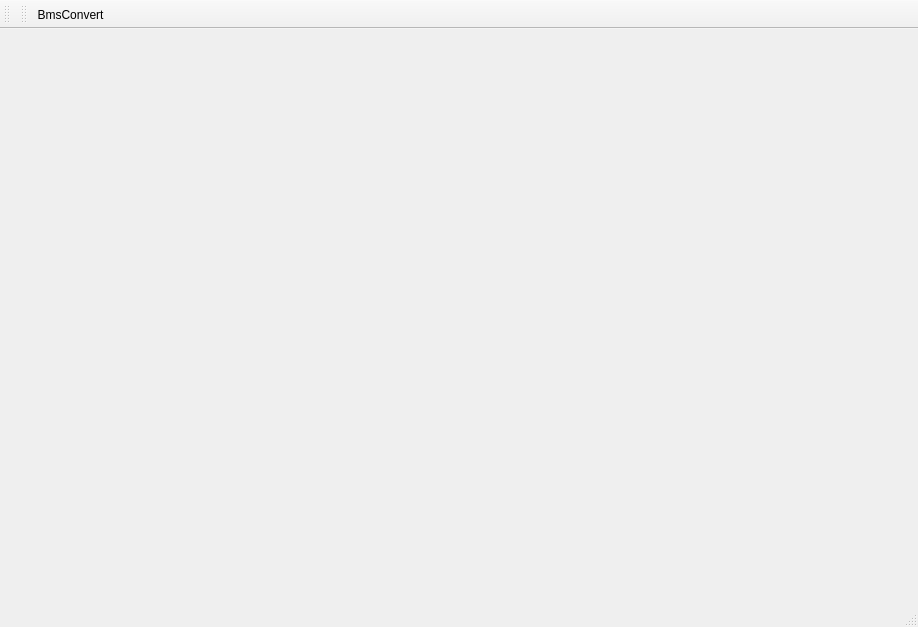
<?xml version="1.0" encoding="UTF-8"?>
<ui version="4.0">
 <class>MainWindow</class>
 <widget class="QMainWindow" name="MainWindow">
  <property name="geometry">
   <rect>
    <x>0</x>
    <y>0</y>
    <width>918</width>
    <height>627</height>
   </rect>
  </property>
  <property name="windowTitle">
   <string>MainWindow</string>
  </property>
  <widget class="QWidget" name="centralWidget"/>
  <widget class="QMenuBar" name="menuBar">
   <property name="geometry">
    <rect>
     <x>0</x>
     <y>0</y>
     <width>918</width>
     <height>22</height>
    </rect>
   </property>
  </widget>
  <widget class="QToolBar" name="mainToolBar">
   <attribute name="toolBarArea">
    <enum>TopToolBarArea</enum>
   </attribute>
   <attribute name="toolBarBreak">
    <bool>false</bool>
   </attribute>
  </widget>
  <widget class="QStatusBar" name="statusBar"/>
  <widget class="QToolBar" name="toolBar">
   <property name="windowTitle">
    <string>toolBar</string>
   </property>
   <attribute name="toolBarArea">
    <enum>TopToolBarArea</enum>
   </attribute>
   <attribute name="toolBarBreak">
    <bool>false</bool>
   </attribute>
   <addaction name="actionBmsConvert"/>
  </widget>
  <action name="actionBmsConvert">
   <property name="text">
    <string>BmsConvert</string>
   </property>
  </action>
 </widget>
 <layoutdefault spacing="6" margin="11"/>
 <resources/>
 <connections/>
</ui>
